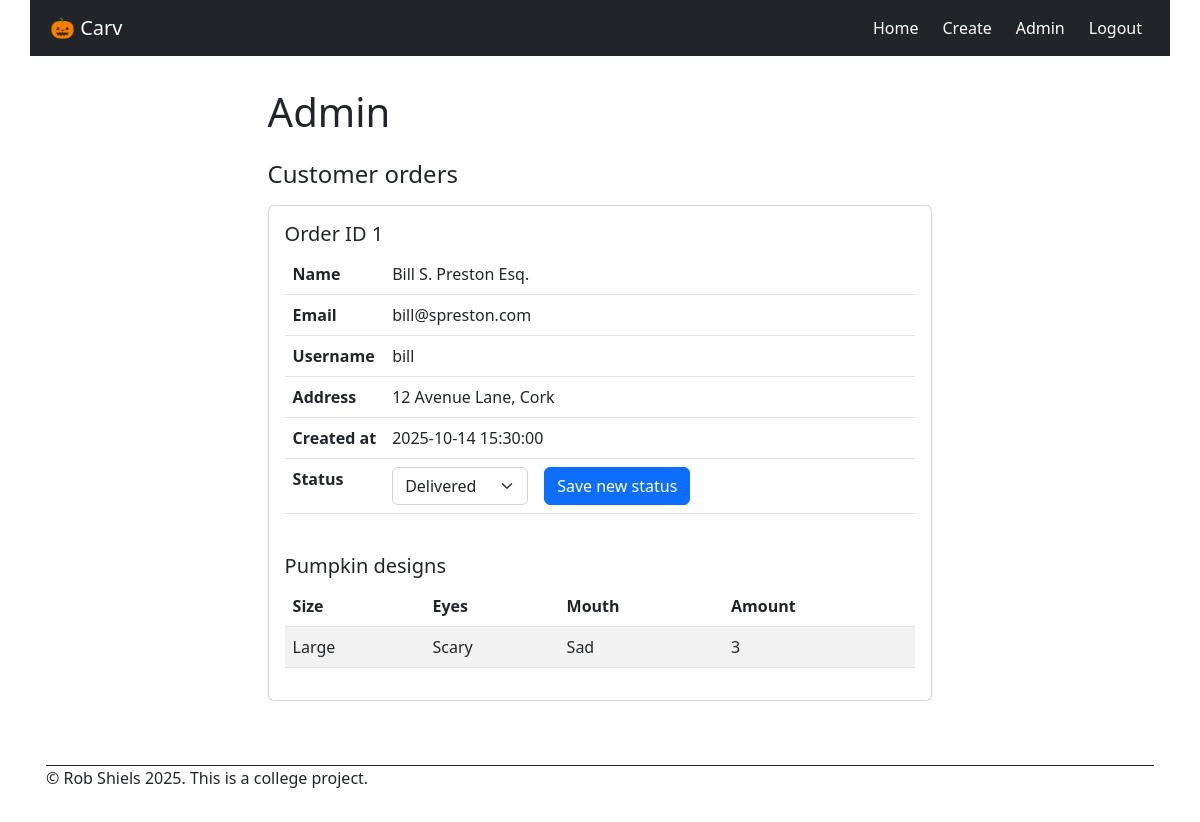
The page /admin (signed in) on the database its author committed.
### models.py (models this page shows, shortened)
class Order(db.Model):
    __tablename__ = 'order'
    order_id: Mapped[int] = mapped_column(primary_key=True)
    created_at: Mapped[datetime] = mapped_column(nullable=False,  default=lambda: datetime.now(timezone.utc).replace(microsecond=0))
    status: Mapped[str] = mapped_column(nullable=True)
    customer_id: Mapped[int] = mapped_column(db.ForeignKey('user.user_id'), nullable=False) # Add 'delete' button to delete customer and all associated ordres
    customer = db.relationship('User', back_populates='orders')
    pumpkins = db.relationship('PumpkinDesign', back_populates='order',  cascade='all, delete-orphan', passive_deletes=True )  # one-to-many

class User(db.Model, UserMixin):
    __tablename__ = 'user'
    user_id: Mapped[int] = mapped_column(primary_key=True)
    username: Mapped[str] = mapped_column(nullable=False)
    password: Mapped[str] = mapped_column(nullable=False)
    name: Mapped[str] = mapped_column(nullable=False)
    email: Mapped[str] = mapped_column(nullable=False, unique=True)
    address: Mapped[str] = mapped_column(nullable=False)
    role: Mapped[str] = mapped_column(nullable=False, default="customer")
    orders = db.relationship('Order', back_populates='customer')

class PumpkinDesign(db.Model):
    __tablename__ = 'pumpkin_design'
    design_id: Mapped[int] = mapped_column(primary_key=True)
    size: Mapped[str] = mapped_column(nullable=False)
    eyes: Mapped[str] = mapped_column(nullable=False)
    mouth: Mapped[str] = mapped_column(nullable=False)
    amount: Mapped[int] = mapped_column(nullable=False)
    created_at: Mapped[datetime] = mapped_column(nullable=False,  default=lambda: datetime.now(timezone.utc).replace(microsecond=0))
    order_id: Mapped[int] = mapped_column(db.ForeignKey('order.order_id', ondelete='CASCADE'), nullable=False)
    order = db.relationship('Order', back_populates='pumpkins')

### app.py (the view)
@app.route("/admin")
@login_required
def admin_page():
    orders = Order.query.order_by(Order.order_id).all()
    return render_template("admin.html", orders=orders)

### app.py (called while the page is built)
@login_manager.user_loader
def load_user(user_id):
    return User.query.get(int(user_id))

### templates/admin.html (shortened to what this page needs)
{% set title = "Admin" %}
{% extends "base.html" %}
{% block main %}
<h4 class="card-title mb-3">Customer orders</h4>
{% for order in orders %}
<div class="card mb-3">
    <div class="card-body">
        <div class="pb-4">
            <h5>Order ID {{ order.order_id }}</h5>
            <table class="table">
                <tbody>
                    <tr>
                        <th scope="row" class="hug">Name</th>
                        <td>{{ order.customer.name }}</td>
                    </tr>
                    <tr>
                        <th scope="row" class="hug">Email</th>
                        <td>{{ order.customer.email }}</td>
                    </tr>
                    <tr>
                        <th scope="row" class="hug">Username</th>
                        <td>{{ order.customer.username }}</td>
                    </tr>
                    <tr>
                        <th scope="row" class="hug">Address</th>
                        <td>{{ order.customer.address }}</td>
                    </tr>
                    <tr>
                        <th scope="row" class="hug">Created at</th>
                        <td>{{ order.created_at }}</td>
                    </tr>
                    <tr>
                        <th scope="row" class="hug">Status</th>
                        <td>
                            <form action="{{ url_for('update_status', order_id=order.order_id) }}" method="POST"
                                class="row g-3">
                                <div class="col-auto"> <select name="status" class="order-status form-select"
                                        data-status="{{ order.status or '' }}" aria-label="Order status">
                                        <option value="Delivered">Delivered</option>
                                    </select>
                                </div>
                                <div class="col-auto">
                                    <button type="submit" class="btn btn-primary ">Save new status</button>
                                </div>
                            </form>
                        </td>
                    </tr>
                </tbody>
            </table>
        </div>
        <h5 class="card-title ">Pumpkin designs</h5>
        {% if order.pumpkins %}
        <table class="table table-striped">
            <thead>
                <tr>
                    <th>Size</th>
                    <th>Eyes</th>
                    <th>Mouth</th>
                    <th>Amount</th>
                </tr>
            </thead>
            <tbody>
                {% for pumpkin in order.pumpkins %}
                <tr>
                    <td>{{ pumpkin.size }}</td>
                    <td>{{ pumpkin.eyes }}</td>
                    <td>{{ pumpkin.mouth }}</td>
                    <td>{{ pumpkin.amount }}</td>
                </tr>
                {% endfor %}
            </tbody>
        </table>
        {% else %}
        <p class="text-muted">No pumpkins were added to this order. Please contact the customer.</p>
        {% endif %}
    </div>
</div>
{% endfor %}
{% endblock %}

### static/css/style.css (style rules this page uses)
* { margin: 0px; padding: 0px; font-size: 16px; }
html { height: 100%; color: white; }
body { margin: 0px; min-height: 100vh; }
.table td.hug, .table th.hug { width: 1%; white-space: nowrap; }
@media (min-width: 480px) { body { margin: 0px 24px; max-width: 1140px; margin-left: auto; margin-right: auto; } }
@media (min-width: 480px) { .card { width:60%; } }

### rows shown on the page
Order: order_id "1", customer.name "Bill S. Preston Esq.", customer.email "bill@spreston.com", customer.username "bill", customer.address "12 Avenue Lane, Cork", created_at "2025-10-14 15:30:00", status "Delivered"
PumpkinDesign: size "Large", eyes "Scary", mouth "Sad", amount "3"

### other values the page prints
{{ title or "Welcome" }} "Admin"
